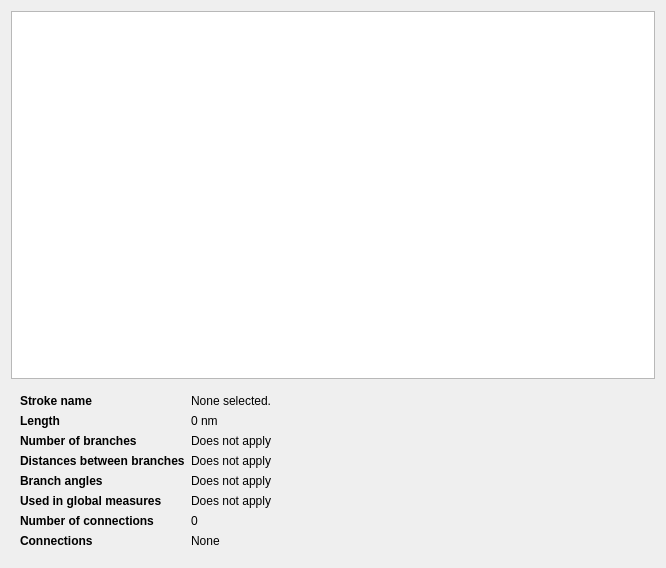
<?xml version="1.0" encoding="UTF-8"?>
<ui version="4.0">
 <class>SkeletonInspector</class>
 <widget class="QDialog" name="SkeletonInspector">
  <property name="geometry">
   <rect>
    <x>0</x>
    <y>0</y>
    <width>666</width>
    <height>568</height>
   </rect>
  </property>
  <property name="windowTitle">
   <string>Skeleton Inspector</string>
  </property>
  <property name="windowIcon">
   <iconset resource="../../rsc/espina.qrc">
    <normaloff>:/espina/espina.svg</normaloff>:/espina/espina.svg</iconset>
  </property>
  <layout class="QVBoxLayout" name="verticalLayout" stretch="1,0">
   <item>
    <widget class="QSplitter" name="m_splitter">
     <property name="orientation">
      <enum>Qt::Horizontal</enum>
     </property>
     <property name="childrenCollapsible">
      <bool>false</bool>
     </property>
     <widget class="CheckableTreeView" name="m_treeView">
      <property name="styleSheet">
       <string notr="true">QTreeView::indicator {
     width: 15px;
     height: 15px;
 }
QTreeView::indicator:checked {
     image: url(:/espina/show_all.svg);
 } 
QTreeView::indicator:indeterminate {
     image: url(:/espina/show_partially.svg);
 } 
QTreeView::indicator:unchecked {
     image: url(:/espina/hide_all.svg);
 } 
</string>
      </property>
     </widget>
    </widget>
   </item>
   <item>
    <widget class="QWidget" name="widget" native="true">
     <layout class="QGridLayout" name="gridLayout" columnstretch="0,1" columnminimumwidth="0,0">
      <item row="2" column="1">
       <widget class="QLabel" name="m_branchNumber">
        <property name="text">
         <string>Does not apply</string>
        </property>
       </widget>
      </item>
      <item row="4" column="0">
       <widget class="QLabel" name="label_5">
        <property name="font">
         <font>
          <weight>75</weight>
          <bold>true</bold>
         </font>
        </property>
        <property name="text">
         <string>Branch angles</string>
        </property>
       </widget>
      </item>
      <item row="0" column="0">
       <widget class="QLabel" name="label">
        <property name="font">
         <font>
          <weight>75</weight>
          <bold>true</bold>
         </font>
        </property>
        <property name="text">
         <string>Stroke name</string>
        </property>
       </widget>
      </item>
      <item row="5" column="0">
       <widget class="QLabel" name="label_6">
        <property name="font">
         <font>
          <weight>75</weight>
          <bold>true</bold>
         </font>
        </property>
        <property name="text">
         <string>Used in global measures</string>
        </property>
       </widget>
      </item>
      <item row="1" column="0">
       <widget class="QLabel" name="label_2">
        <property name="font">
         <font>
          <weight>75</weight>
          <bold>true</bold>
         </font>
        </property>
        <property name="text">
         <string>Length</string>
        </property>
       </widget>
      </item>
      <item row="3" column="0">
       <widget class="QLabel" name="label_4">
        <property name="font">
         <font>
          <weight>75</weight>
          <bold>true</bold>
         </font>
        </property>
        <property name="text">
         <string>Distances between branches</string>
        </property>
       </widget>
      </item>
      <item row="6" column="0">
       <widget class="QLabel" name="label_7">
        <property name="font">
         <font>
          <weight>75</weight>
          <bold>true</bold>
         </font>
        </property>
        <property name="text">
         <string>Number of connections</string>
        </property>
       </widget>
      </item>
      <item row="4" column="1">
       <widget class="QLabel" name="m_branchAngles">
        <property name="text">
         <string>Does not apply</string>
        </property>
        <property name="textInteractionFlags">
         <set>Qt::LinksAccessibleByMouse|Qt::TextSelectableByKeyboard|Qt::TextSelectableByMouse</set>
        </property>
       </widget>
      </item>
      <item row="5" column="1">
       <widget class="QLabel" name="m_used">
        <property name="text">
         <string>Does not apply</string>
        </property>
       </widget>
      </item>
      <item row="1" column="1">
       <widget class="QLabel" name="m_length">
        <property name="text">
         <string>0 nm</string>
        </property>
       </widget>
      </item>
      <item row="2" column="0">
       <widget class="QLabel" name="label_3">
        <property name="font">
         <font>
          <weight>75</weight>
          <bold>true</bold>
         </font>
        </property>
        <property name="text">
         <string>Number of branches</string>
        </property>
       </widget>
      </item>
      <item row="3" column="1">
       <widget class="QLabel" name="m_branchDistances">
        <property name="text">
         <string>Does not apply</string>
        </property>
        <property name="textInteractionFlags">
         <set>Qt::LinksAccessibleByMouse|Qt::TextSelectableByKeyboard|Qt::TextSelectableByMouse</set>
        </property>
       </widget>
      </item>
      <item row="6" column="1">
       <widget class="QLabel" name="m_connectionsNumber">
        <property name="text">
         <string>0</string>
        </property>
       </widget>
      </item>
      <item row="0" column="1">
       <widget class="QLabel" name="m_strokeName">
        <property name="text">
         <string>None selected.</string>
        </property>
       </widget>
      </item>
      <item row="7" column="0">
       <widget class="QLabel" name="label_8">
        <property name="font">
         <font>
          <weight>75</weight>
          <bold>true</bold>
         </font>
        </property>
        <property name="text">
         <string>Connections</string>
        </property>
       </widget>
      </item>
      <item row="7" column="1">
       <widget class="QLabel" name="m_connections">
        <property name="text">
         <string>None</string>
        </property>
        <property name="textFormat">
         <enum>Qt::RichText</enum>
        </property>
       </widget>
      </item>
     </layout>
    </widget>
   </item>
  </layout>
 </widget>
 <customwidgets>
  <customwidget>
   <class>CheckableTreeView</class>
   <extends>QTreeView</extends>
   <header>GUI/Widgets/CheckableTreeView.h</header>
  </customwidget>
 </customwidgets>
 <resources>
  <include location="../../rsc/espina.qrc"/>
 </resources>
 <connections/>
</ui>
